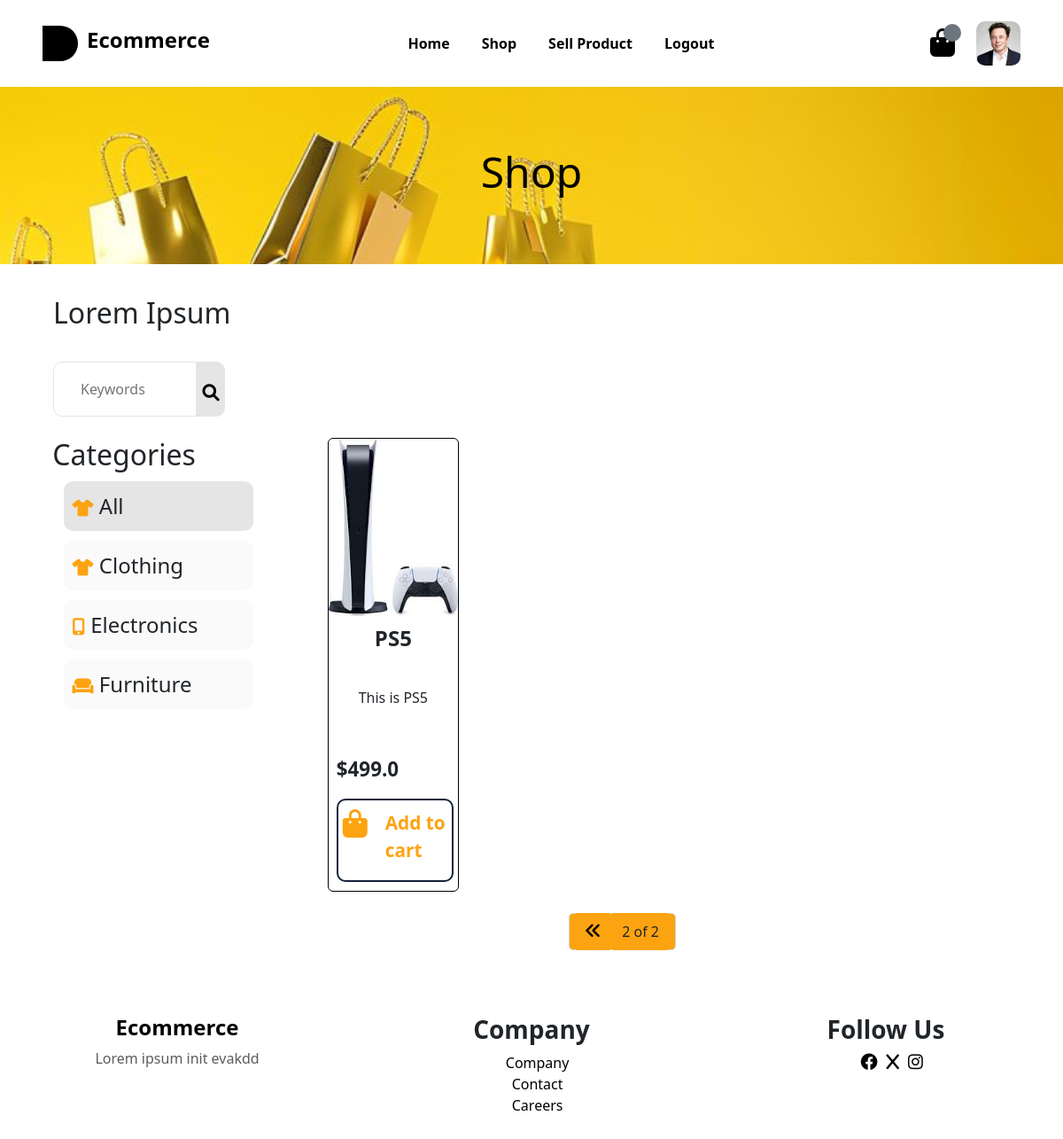
/v1/shop?page=2 (signed in), run on an earlier commit of the app's database.
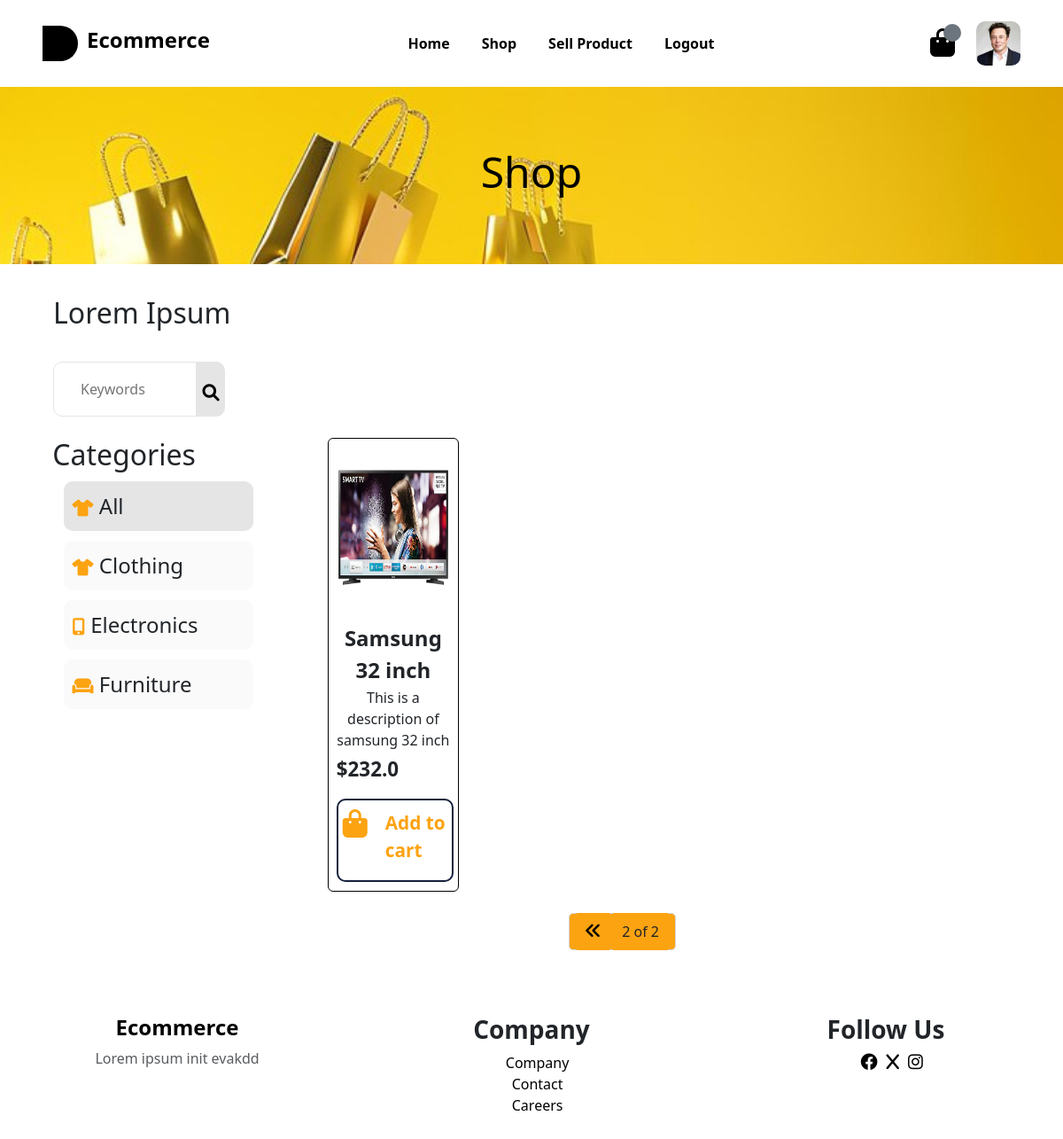
And on a later commit of the database.
### v1/models.py (models this page shows)
class Products(models.Model):
    name = models.CharField(max_length=255)
    description = models.TextField()
    price = models.FloatField()
    image = models.ImageField(upload_to='images/', blank=True, null=True)
    category = models.CharField(max_length=255,null=True)
    created_at = models.DateTimeField(auto_now_add=True)
    created_by = models.ForeignKey(User, on_delete=models.CASCADE, related_name='created_products', default = -1)

### v1/views.py (the view)
# urls.py: path('shop',views.shop,name = "shop"),
def shop(request):
    if request.user.is_authenticated:
        products = Products.objects.all().order_by('-created_at')
        paginator = Paginator(products,8)
        page_number = request.GET.get('page')
        products = paginator.get_page(page_number)
        return render(request,"shop.html",{"products":products})
    return render(request,"shop.html")

### v1/templates/shop.html (shortened to what this page needs)
{% extends "layout.html" %}
{% load static %}
{% block head %}
<link rel="stylesheet" href="{% static 'css/shop.css' %}">
{% endblock %}
{% block login %}Logout{% endblock %}
{% block body %}
<div class="banner">
    <h1>Shop</h1>
</div>
<h1 class="title2">Lorem Ipsum</h1>
<div class="search2">
  <input type="text" id="input_search" placeholder="Keywords">
  <i id="searchicon" class="fas fa-search"></i>
</div>
<div class="container-fluid category2">
    <div class="row">
    <div class=" col-12 col-md-3 left">
        <h1>Categories</h1>
        <ul>
          <li id = "alltab" class = "active"><i class=" fas fa-tshirt"></i> All</li>
            <li id = "clothestab" ><i class=" fas fa-tshirt"></i> Clothing</li>
            <li id = "electronicstab"><i class="fas fa-mobile-alt"></i> Electronics</li>
            <li id = "furniturestab"><i class="fas fa-couch"></i> Furniture</li>
        </ul>
    </div>
    <div class="col-12 col-md-9 right">
      <div id="all" class="row mx-5 product-category">
          {% for product in products %}
            <div class="col-6 col-md-4 col-lg-3">
              <div class="card">
                <img src="{{product.image.url}}" alt="">
                <div class="card_body">
                  <p class="card_title">{{product.name}} </p>
                  <p class="card_description">{{product.description}}</p>
                  <p class="card_price">${{product.price}}</p>
                  <div class="card_cart">
                    <i class="fa fa-shopping-bag fa-2x"></i>
                    <p data-id="{{ product.id }}">Add to cart</p>
                  </div>
                </div>
              </div>
            </div>
        {%endfor %}
      </div>
<div class="pagination">
  <span class="step-links">
      {% if products.has_previous %}
          <span><a href="?page={{ products.previous_page_number }}"><i class="fas fa-angle-double-left"></i></a></span>
      {% endif %}
     <span>
      {{ products.number }} of
      {% if products.paginator.num_pages != products.number %}
      <a href="?page={{ products.paginator.num_pages }}"> {{ products.paginator.num_pages }}</a>
      {% else %}
      {{ products.paginator.num_pages }}
      {% endif %}
      </span>
  </span>
</div>
      </div>
      </div>
</div>
{% endblock %}

What changed in the data, as far as the page shows it:
removed Products: image (picture), name "PS5", description "This is PS5", price "499.0"
added Products: image (picture), name "Samsung 32 inch", description "This is a description of samsung 32 inch", price "232.0"
